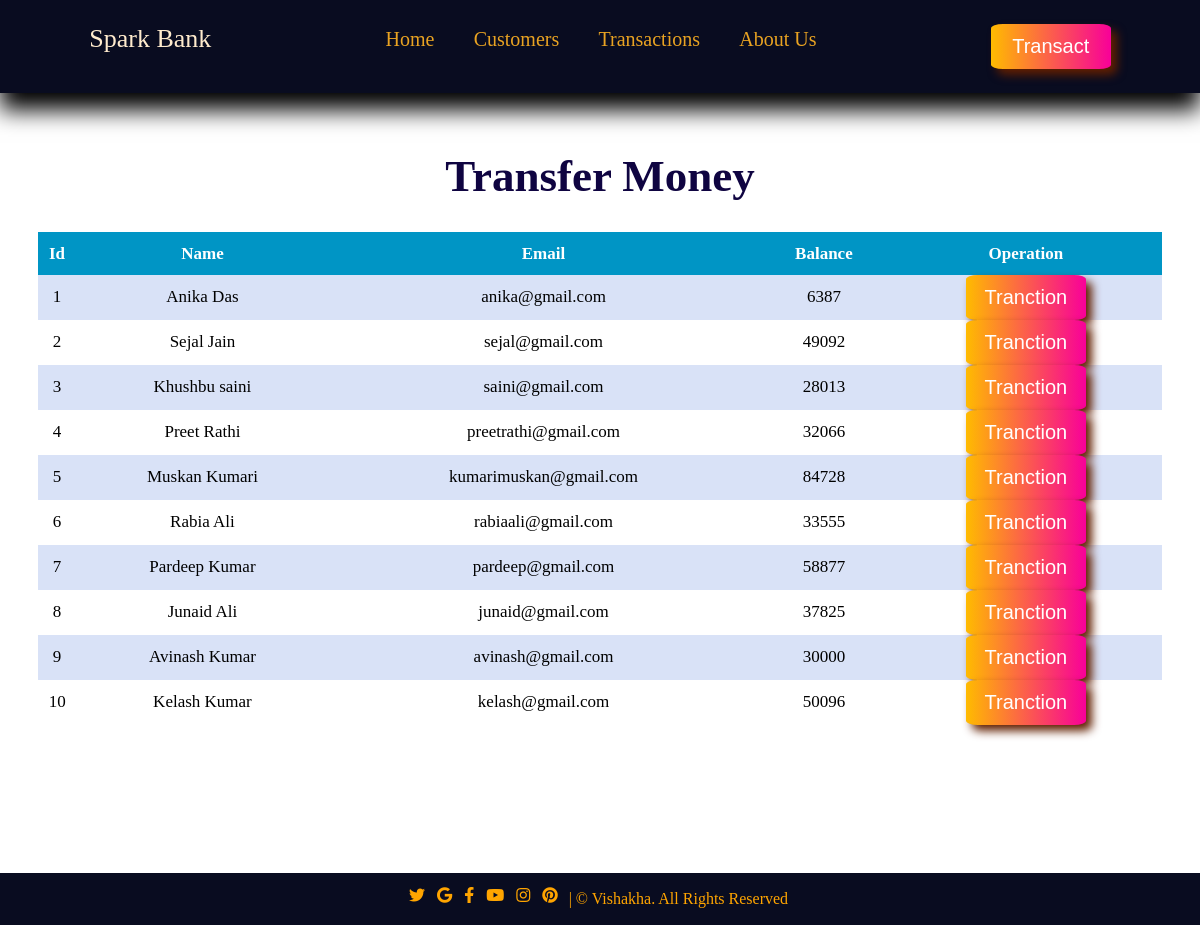
The page /customesDetails.php on the database its author committed.
### tables this page shows
CREATE TABLE `users` (
  `id` int(3) NOT NULL,
  `name` text NOT NULL,
  `email` varchar(30) NOT NULL,
  `balance` int(8) NOT NULL
);

### customesDetails.php (the view)
<?php include 'header.php'; ?>
    <div class="customer">
    <h1>Transfer Money</h1>
    <?php
        include 'db.php';
        $sql = "SELECT * FROM users";
        $result = mysqli_query($conn , $sql);
        if($result -> num_rows > 0 ){
            $count = 1;
            echo '<center>
                <table>
                    <tr>
                        <th>Id</th>
                        <th>Name</th>
                        <th>Email</th>
                        <th>Balance</th>
                        <th>Operation</th>
                    </tr>';
            while($row = $result->fetch_assoc()){
                ?>
                   <tr>
                        <td><?php echo $count;?> </td>
                        <td><?php echo $row['name'];?></td>
                        <td><?php echo $row['email'];?></td>
                        <td><?php echo $row['balance'];?></td>
                        <td><a href="transaction.php?id=<?php echo $row['id'];?>"><span class="transact"><button >Tranction</button></span></a></td>
                    </tr>
                    <?php
                        $count+=1;
            }
            echo "
                </table>
            </center>";
            }
            else echo "<h1>No records has been inserted yet!!</h1>";
        ?>
    <div class="space" >
    </div>
</div>
<?php  include 'footer.php'; ?>

### header.php (shortened to what this page needs)
<!DOCTYPE html>
<html lang="en">
<head>
    <link rel="stylesheet" href="css/style.css">
    <link rel="stylesheet" href="https://cdnjs.cloudflare.com/ajax/libs/font-awesome/5.15.3/css/all.min.css">
</head>
<body>
    <nav>
        <div class="nav-item">
            <div class="nav-item">
                <span class="logo">
                Spark Bank
                </span>
            </div>
            <div class="buttons nav-item">
                <div class="nav-item-inner">
                    <a href="index.php">Home</a>
                </div>
                <div class="nav-item-inner">
                    <a href="customesDetails.php">Customers</a>
                </div>
                <div class="nav-item-inner">
                    <a href="TransectionHistory.php">Transactions</a>
                </div>
                <div class="nav-item-inner">
                    <a href="#AboutUs">About Us</a>
                </div>
            </div>
            <div class="transact nav-item">
                <a href="customesDetails.php"> <button>Transact</button></a>
            </div>
        </div>
    </nav>

### footer.php
<footer>
        <div class="foot">
            <div class="social-media-icons">
                <a href="#"><i class="fab fa-twitter"></i></a>
                <a href="#"><i class="fab fa-google"></i></a>
                <a href="#"><i class="fab fa-facebook-f"></i></a>
                <a href="#"><i class="fab fa-youtube"></i></a>
                <a href="#"><i class="fab fa-instagram"></i></a>
                <a href="#"><i class="fab fa-pinterest"></i></a>
            </div>
            <div class="copy-right">
                | © Vishakha. All Rights Reserved
            </div>
        </div>
    </footer>
    </body>
    </html>

### css/style.css (style rules this page uses)
nav { margin: 0; background-color: rgb(9, 12, 32); position: fixed; width: 100%; top: 0; left: 0; right: 0; height: auto; font-family: cursive; box-shadow: 0px 17px 22px black; }
nav .nav-item .logo { font-size: 26px; font-weight: 100; color: blanchedalmond; }
nav .nav-item { background-color: rgb(9, 12, 32); display: inline-block; display: flex; flex-direction: row; justify-content: space-around; margin: 1%; }
nav .nav-item .buttons { width: 40%; }
nav .nav-item .nav-item-inner { margin: 1%; font-size: 20px; }
nav .nav-item .nav-item-inner a { text-decoration: none; color: rgb(233, 163, 34); transition: 0.3s; }
nav .nav-item .transact button { border-radius: 10%; width: 120px; height: 45px; background-image: linear-gradient(90deg, rgb(255, 187, 0), rgb(248, 0, 153)); color: white; font-size: 20px; border: none; box-shadow: 6px 6px 10px rgb(97, 31, 1); transition: 0.3s; transition-property: width, height; }
footer { height: auto; position: fixed; bottom: 0; width: 100%; right: 0; box-sizing: border-box; background-color: rgb(9, 12, 32); }
footer .foot { text-align: center; display: inline-block; display: flex; flex-direction: row; justify-content: center; padding: 2px; padding-top: 10px; padding-bottom: 10px; }
footer .foot .social-media-icons a { text-align: center; display: inline-block; padding: 4px; color: orange; transition: 0.5s; transition-property: color; }
footer .foot .copy-right { text-align: center; display: inline-block; padding: 7px; color: orange; }
table { align-items: center; border: none; border-collapse: collapse; width: 95%; font-size: 17px; }
tr { padding: 10px; }
tr:nth-child(1) { background-color: #0095c5; color: white; padding: 2%; }
tr:nth-child(even) { background-color: #d9e2f7; }
th, td { text-align: center; padding: 1%; }
table .transact button { border-radius: 10%; width: 120px; height: 45px; background-image: linear-gradient(90deg, rgb(255, 187, 0), rgb(248, 0, 153)); color: white; font-size: 20px; border: none; box-shadow: 6px 6px 10px rgb(97, 31, 1); ; transition: 0.3s; transition-property: width; }
.customer { top: 120px; left: 0; height: auto; position: relative; background-color: rgb(255, 255, 255); margin-bottom: 100px; }
.customer h1 { text-align: center; color: rgb(15, 4, 65); font-size: 45px; font-weight: 700; }
.customer .space { height: 200px; color: white; }
.container .user-details th, td { text-align: center; padding: 1%; padding-top: 0; padding-bottom: 0; }

### rows shown on the page
users: name "Anika Das", email "anika@gmail.com", balance "6387"
users: name "Sejal Jain", email "sejal@gmail.com", balance "49092"
users: name "Khushbu saini", email "saini@gmail.com", balance "28013"
users: name "Preet Rathi", email "preetrathi@gmail.com", balance "32066"
users: name "Muskan Kumari", email "kumarimuskan@gmail.com", balance "84728"
users: name "Rabia Ali", email "rabiaali@gmail.com", balance "33555"
users: name "Pardeep Kumar", email "pardeep@gmail.com", balance "58877"
users: name "Junaid Ali", email "junaid@gmail.com", balance "37825"
users: name "Avinash Kumar", email "avinash@gmail.com", balance "30000"
users: name "Kelash Kumar", email "kelash@gmail.com", balance "50096"
